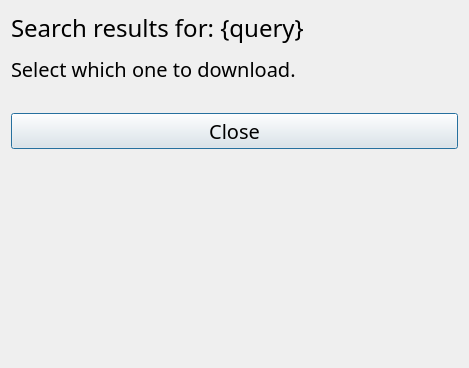
<?xml version="1.0" encoding="UTF-8"?>
<ui version="4.0">
 <class>Dialog</class>
 <widget class="QDialog" name="Dialog">
  <property name="geometry">
   <rect>
    <x>0</x>
    <y>0</y>
    <width>469</width>
    <height>368</height>
   </rect>
  </property>
  <property name="font">
   <font>
    <family>Nirmala UI Semilight</family>
   </font>
  </property>
  <property name="windowTitle">
   <string>Dialog</string>
  </property>
  <layout class="QGridLayout" name="gridLayout">
   <property name="verticalSpacing">
    <number>10</number>
   </property>
   <item row="2" column="0">
    <widget class="QLabel" name="desc">
     <property name="font">
      <font>
       <family>Nirmala UI Semilight</family>
       <pointsize>15</pointsize>
      </font>
     </property>
     <property name="text">
      <string>Select which one to download.</string>
     </property>
    </widget>
   </item>
   <item row="3" column="0">
    <layout class="QHBoxLayout" name="horizontalLayout">
     <item>
      <spacer name="horizontalSpacer">
       <property name="orientation">
        <enum>Qt::Horizontal</enum>
       </property>
       <property name="sizeHint" stdset="0">
        <size>
         <width>40</width>
         <height>20</height>
        </size>
       </property>
      </spacer>
     </item>
     <item>
      <layout class="QVBoxLayout" name="button_area"/>
     </item>
     <item>
      <spacer name="horizontalSpacer_2">
       <property name="orientation">
        <enum>Qt::Horizontal</enum>
       </property>
       <property name="sizeHint" stdset="0">
        <size>
         <width>40</width>
         <height>20</height>
        </size>
       </property>
      </spacer>
     </item>
    </layout>
   </item>
   <item row="5" column="0">
    <spacer name="verticalSpacer">
     <property name="orientation">
      <enum>Qt::Vertical</enum>
     </property>
     <property name="sizeHint" stdset="0">
      <size>
       <width>20</width>
       <height>40</height>
      </size>
     </property>
    </spacer>
   </item>
   <item row="1" column="0">
    <widget class="QLabel" name="title">
     <property name="font">
      <font>
       <family>Nirmala UI Semilight</family>
       <pointsize>18</pointsize>
      </font>
     </property>
     <property name="text">
      <string>Search results for: {query}</string>
     </property>
    </widget>
   </item>
   <item row="4" column="0">
    <widget class="QPushButton" name="button_close">
     <property name="font">
      <font>
       <pointsize>15</pointsize>
      </font>
     </property>
     <property name="text">
      <string>Close</string>
     </property>
    </widget>
   </item>
  </layout>
 </widget>
 <resources/>
 <connections>
  <connection>
   <sender>button_close</sender>
   <signal>clicked()</signal>
   <receiver>Dialog</receiver>
   <slot>close()</slot>
   <hints>
    <hint type="sourcelabel">
     <x>234</x>
     <y>138</y>
    </hint>
    <hint type="destinationlabel">
     <x>234</x>
     <y>183</y>
    </hint>
   </hints>
  </connection>
 </connections>
</ui>
